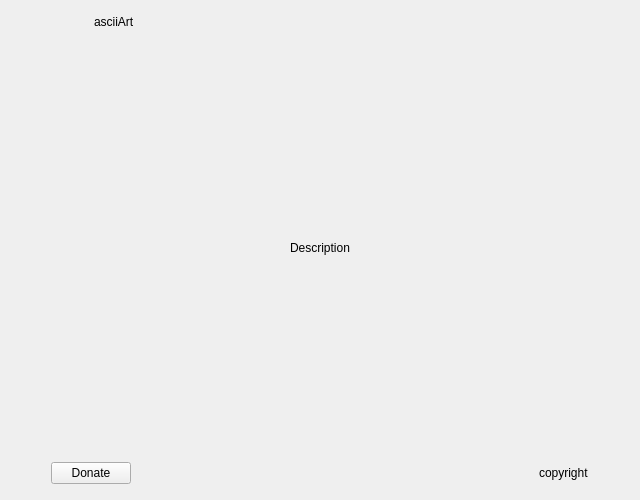
<?xml version="1.0" encoding="UTF-8"?>
<ui version="4.0">
 <class>AboutNgPost</class>
 <widget class="QDialog" name="AboutNgPost">
  <property name="geometry">
   <rect>
    <x>0</x>
    <y>0</y>
    <width>640</width>
    <height>500</height>
   </rect>
  </property>
  <property name="windowTitle">
   <string>Dialog</string>
  </property>
  <layout class="QVBoxLayout" name="verticalLayout_2">
   <item>
    <layout class="QHBoxLayout" name="horizontalLayout">
     <item>
      <spacer name="horizontalSpacer_6">
       <property name="orientation">
        <enum>Qt::Horizontal</enum>
       </property>
       <property name="sizeType">
        <enum>QSizePolicy::Preferred</enum>
       </property>
       <property name="sizeHint" stdset="0">
        <size>
         <width>20</width>
         <height>20</height>
        </size>
       </property>
      </spacer>
     </item>
     <item>
      <widget class="QLabel" name="logoLbl">
       <property name="sizePolicy">
        <sizepolicy hsizetype="Preferred" vsizetype="Preferred">
         <horstretch>0</horstretch>
         <verstretch>0</verstretch>
        </sizepolicy>
       </property>
       <property name="maximumSize">
        <size>
         <width>128</width>
         <height>128</height>
        </size>
       </property>
       <property name="text">
        <string/>
       </property>
       <property name="pixmap">
        <pixmap>:/icons/ngPost.png</pixmap>
       </property>
       <property name="scaledContents">
        <bool>true</bool>
       </property>
      </widget>
     </item>
     <item>
      <spacer name="horizontalSpacer">
       <property name="orientation">
        <enum>Qt::Horizontal</enum>
       </property>
       <property name="sizeType">
        <enum>QSizePolicy::Preferred</enum>
       </property>
       <property name="sizeHint" stdset="0">
        <size>
         <width>50</width>
         <height>20</height>
        </size>
       </property>
      </spacer>
     </item>
     <item>
      <widget class="QLabel" name="titleLbl">
       <property name="text">
        <string>asciiArt</string>
       </property>
      </widget>
     </item>
     <item>
      <spacer name="horizontalSpacer_2">
       <property name="orientation">
        <enum>Qt::Horizontal</enum>
       </property>
       <property name="sizeType">
        <enum>QSizePolicy::Expanding</enum>
       </property>
       <property name="sizeHint" stdset="0">
        <size>
         <width>40</width>
         <height>20</height>
        </size>
       </property>
      </spacer>
     </item>
     <item alignment="Qt::AlignTop">
      <widget class="QPushButton" name="closeButton">
       <property name="text">
        <string/>
       </property>
       <property name="icon">
        <iconset>
         <normaloff>:/icons/close.jpg</normaloff>:/icons/close.jpg</iconset>
       </property>
       <property name="flat">
        <bool>true</bool>
       </property>
      </widget>
     </item>
    </layout>
   </item>
   <item>
    <layout class="QVBoxLayout" name="verticalLayout">
     <item>
      <spacer name="verticalSpacer">
       <property name="orientation">
        <enum>Qt::Vertical</enum>
       </property>
       <property name="sizeType">
        <enum>QSizePolicy::Expanding</enum>
       </property>
       <property name="sizeHint" stdset="0">
        <size>
         <width>20</width>
         <height>92</height>
        </size>
       </property>
      </spacer>
     </item>
     <item alignment="Qt::AlignHCenter">
      <widget class="QLabel" name="descLbl">
       <property name="text">
        <string>Description</string>
       </property>
      </widget>
     </item>
     <item>
      <spacer name="verticalSpacer_2">
       <property name="orientation">
        <enum>Qt::Vertical</enum>
       </property>
       <property name="sizeHint" stdset="0">
        <size>
         <width>20</width>
         <height>92</height>
        </size>
       </property>
      </spacer>
     </item>
    </layout>
   </item>
   <item>
    <layout class="QHBoxLayout" name="horizontalLayout_2">
     <item>
      <spacer name="horizontalSpacer_4">
       <property name="orientation">
        <enum>Qt::Horizontal</enum>
       </property>
       <property name="sizeType">
        <enum>QSizePolicy::Preferred</enum>
       </property>
       <property name="sizeHint" stdset="0">
        <size>
         <width>40</width>
         <height>20</height>
        </size>
       </property>
      </spacer>
     </item>
     <item>
      <widget class="QPushButton" name="donateButton">
       <property name="text">
        <string>Donate</string>
       </property>
       <property name="icon">
        <iconset>
         <normaloff>:/icons/donate.png</normaloff>:/icons/donate.png</iconset>
       </property>
      </widget>
     </item>
     <item>
      <spacer name="horizontalSpacer_3">
       <property name="orientation">
        <enum>Qt::Horizontal</enum>
       </property>
       <property name="sizeHint" stdset="0">
        <size>
         <width>40</width>
         <height>20</height>
        </size>
       </property>
      </spacer>
     </item>
     <item>
      <widget class="QLabel" name="copyrightLbl">
       <property name="text">
        <string>copyright</string>
       </property>
      </widget>
     </item>
     <item>
      <spacer name="horizontalSpacer_5">
       <property name="orientation">
        <enum>Qt::Horizontal</enum>
       </property>
       <property name="sizeType">
        <enum>QSizePolicy::Preferred</enum>
       </property>
       <property name="sizeHint" stdset="0">
        <size>
         <width>40</width>
         <height>20</height>
        </size>
       </property>
      </spacer>
     </item>
    </layout>
   </item>
   <item>
    <spacer name="verticalSpacer_3">
     <property name="orientation">
      <enum>Qt::Vertical</enum>
     </property>
     <property name="sizeType">
      <enum>QSizePolicy::Fixed</enum>
     </property>
     <property name="sizeHint" stdset="0">
      <size>
       <width>20</width>
       <height>5</height>
      </size>
     </property>
    </spacer>
   </item>
  </layout>
 </widget>
 <resources/>
 <connections/>
</ui>
